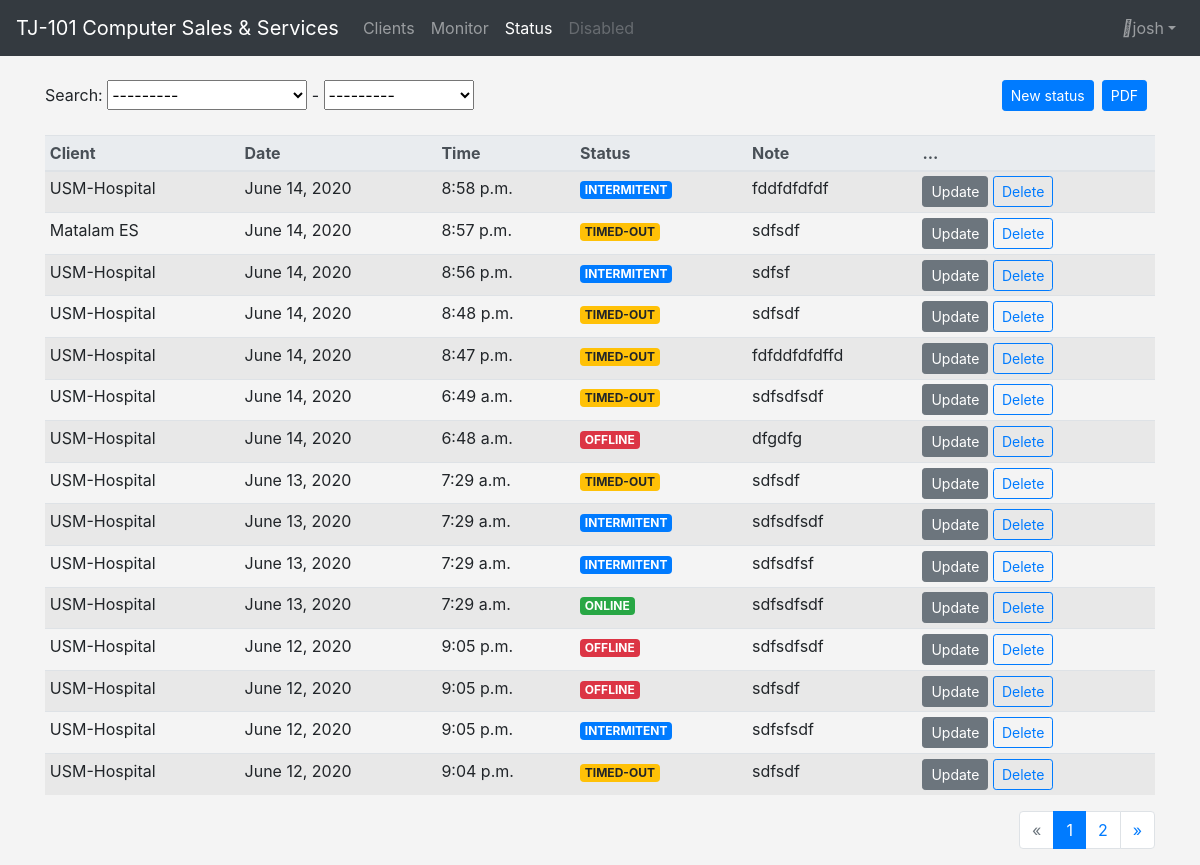
Before: /clients/status/ (signed in) with the older database file.
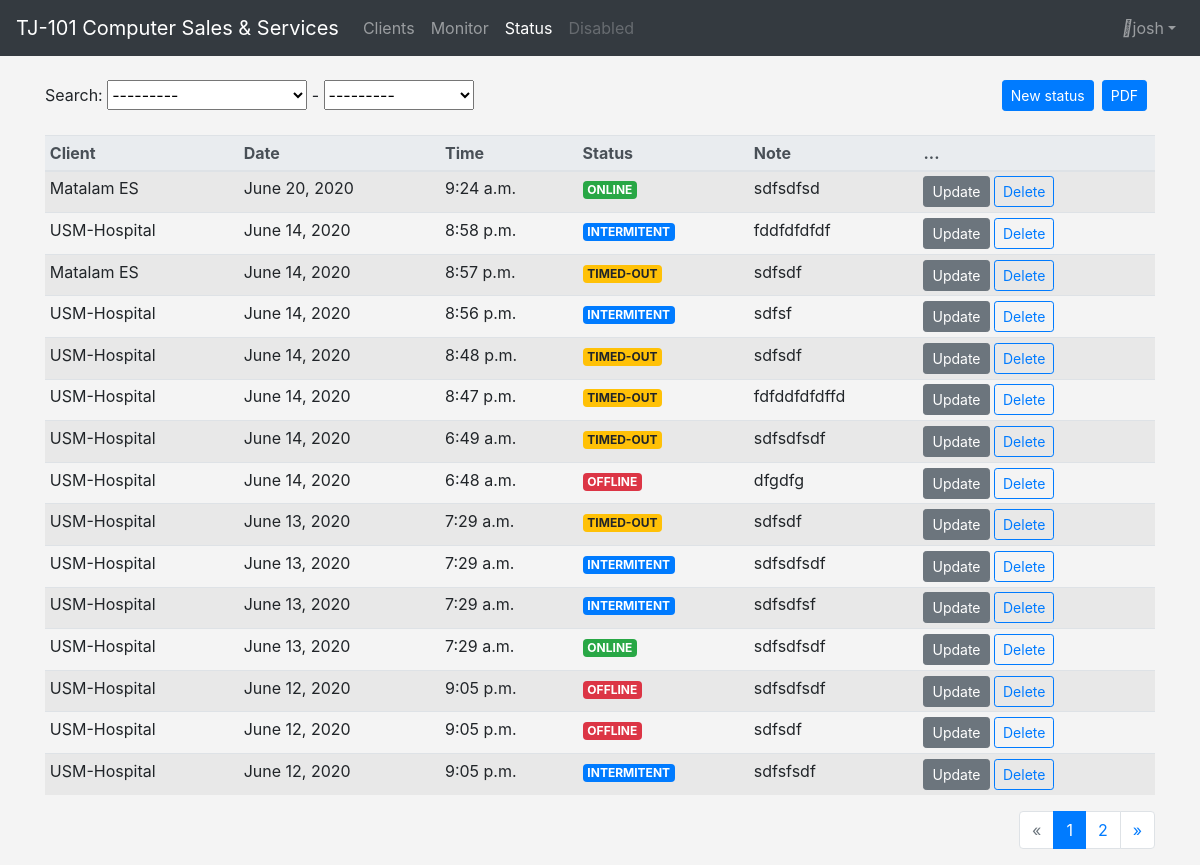
After: the same page with the newer database file.
### client/models.py (models this page shows, shortened)
class Status(models.Model):
    OFF     = 'OFFLINE'
    RTO     = 'TIMED-OUT'
    INT     = 'INTERMITENT'
    ON      = 'ONLINE'
    STATUS    = (
        (OFF, 'Offline'),
        (RTO, 'Time out'),
        (INT, 'Intermitent'),
        (ON, 'Online'),
    )
    client          = models.ForeignKey(Client, on_delete=models.CASCADE)
    status_date     = models.DateField(auto_now_add=True)
    status_time     = models.TimeField(auto_now_add=True)
    status_note     = models.CharField(max_length=200)
    status_type     = models.CharField(max_length=11, choices=STATUS, default=OFF)
    class Meta:
        indexes     = [models.Index(fields=['status_date'])]
        ordering    = ['-status_date']
        verbose_name= 'status'
        verbose_name_plural = 'statuses'

class Client(models.Model):
    client_no       = models.CharField(max_length=50)
    client_name     = models.CharField(max_length=150)
    client_address  = models.CharField(max_length=200)
    client_email    = models.CharField(max_length=100)
    client_registered = models.DateField(auto_now_add=False)
    client_active   = models.BooleanField(default=False)
    client_ip       = models.CharField(default="", max_length=20)
    client_contact  = models.CharField(default="", max_length=50)
    client_contact_person = models.CharField(default="", max_length=100)
    class Meta:
        indexes = [models.Index(fields=['client_name', 'client_no'])]
        ordering = ('client_name', 'client_no')
        verbose_name = 'client'
        verbose_name_plural = 'clients'
    def __str__(self):
        return  self.client_name

### client/views.py (the view)
# urls.py: path('status/', views.status_list, name='statuses'),
def status_list(request):
    statuses = Status.objects.all()
    status_filter = StatusFilter(request.GET, queryset=statuses)
    page = request.GET.get('page', 1)
    paginator = Paginator(status_filter.qs, 15)
    try:
        statusex = paginator.page(page)
    except PageNotAnInteger:
        statusex = paginator.page(1)
    except EmptyPage:
        statusex = paginator.page(paginator.num_pages)
    flag1 = True
    return render(request, 'status/statuses.html', {'statuses': statusex, 'flag1':flag1, 'filter': status_filter})

### templates/status/statuses.html (shortened to what the changed rows need)
{% extends 'base/base.html' %}
{% load crispy_forms_tags %}
{% block content %}
    {% if user.is_authenticated  %}
        <br>
            <div class="container">
                <div class="table-responsive">
                    <table class="table table-hover table-sm table-striped" id="statusTable">
                        <thead class="thead-light">
                            <tr>
                                <th>Client</th>
                                <th>Date</th>
                                <th>Time</th>
                                <th>Status</th>
                                <th>Note</th>
                                <th>...</th>
                            </tr>
                        </thead>
                        <tbody>
                            {% include 'status/partial_status_list.html' %}
                        </tbody>
                    </table>
                </div>
                            {% if flag1 == True %}
                                    <div>
                                        {% if statuses.has_other_pages %}
                                            <ul class="pagination justify-content-end">
                                                {% for i in statuses.paginator.page_range %}
                                                    {% if statuses.number == i %}
                                                        <li class="page-item active" aria-current="page">
                                                            <a class="page-link" href="#"><span>{{ i }} <span class="sr-only">(current)</span></span></a>
                                                        </li>
                                                    {% elif i > statuses.number|add:'-5' and i < statuses.number|add:'5' %}
                                                        <li class="page-item">
                                                            <a class="page-link " href="?page={{ i }}">{{ i }}</a>
                                                        </li>
                                                    {% endif %}
                                                {% endfor %}
                                            </ul>
                                        {% endif %}
                                    </div>
                            {% endif %}
            </div>
    {% endif %}
{% endblock content %}

### templates/status/partial_status_list.html (shortened to what this page needs)
<div>
    {% for status in statuses  %}
        <tr>
            <td>{{status.client}}</td>
            <td>{{status.status_date}}</td>
            <td>{{status.status_time}}</td>
            {% if status.status_type == 'ONLINE' %}
                <td><span class="badge badge-success">{{status.status_type}}</span> </td>
            {% elif status.status_type == 'OFFLINE' %}
                <td><span class="badge badge-danger">{{status.status_type}}</span></td>
            {% elif status.status_type == 'TIMED-OUT' %}
                <td><span class="badge badge-warning">{{status.status_type}}</span></td>
            {% else %}
                <td><span class="badge badge-primary">{{status.status_type}}</span></td>
            {% endif %}
            <td>{{status.status_note}}</td>
            <td>
                <button type="button"
                    class="btn btn-secondary btn-sm js-update-status" data-url="{% url 'client:update_status' status.pk %}">
                    Update
                </button>
                <button type="button"
                    class="btn btn-outline-primary btn-sm js-delete-status" data-url="{% url 'client:delete_status' status.pk %}">
                    Delete
                </button>
            </td>
        </tr>
    {% endfor %}
</div>

Changed rows visible on the page:
no longer on this page (row unchanged): Status: client "USM-Hospital", status_date "June 12, 2020", status_time "9:04 p.m.", status_type "TIMED-OUT", status_note "sdfsdf"
added Status: client "Matalam ES", status_date "June 20, 2020", status_time "9:24 a.m.", status_type "ONLINE", status_note "sdfsdfsd"
